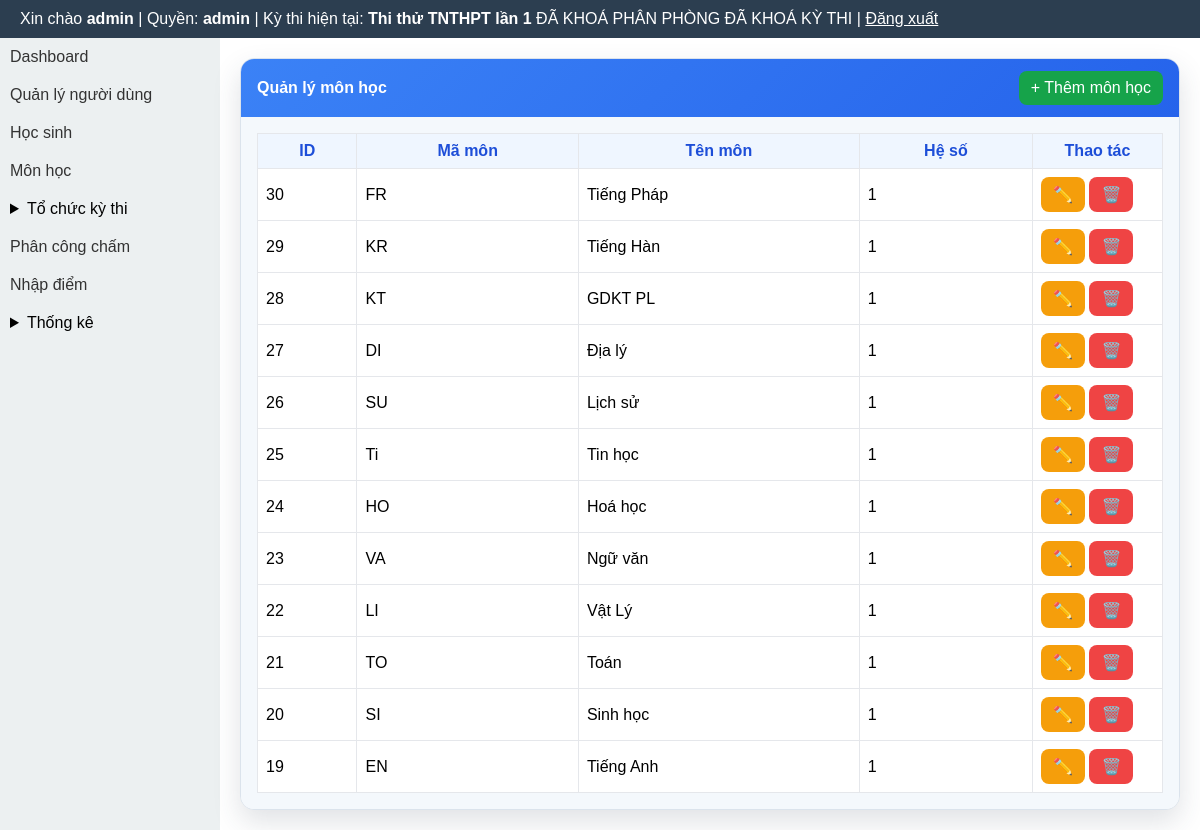
Page /modules/subjects/index.php (signed in) on the earlier database version.
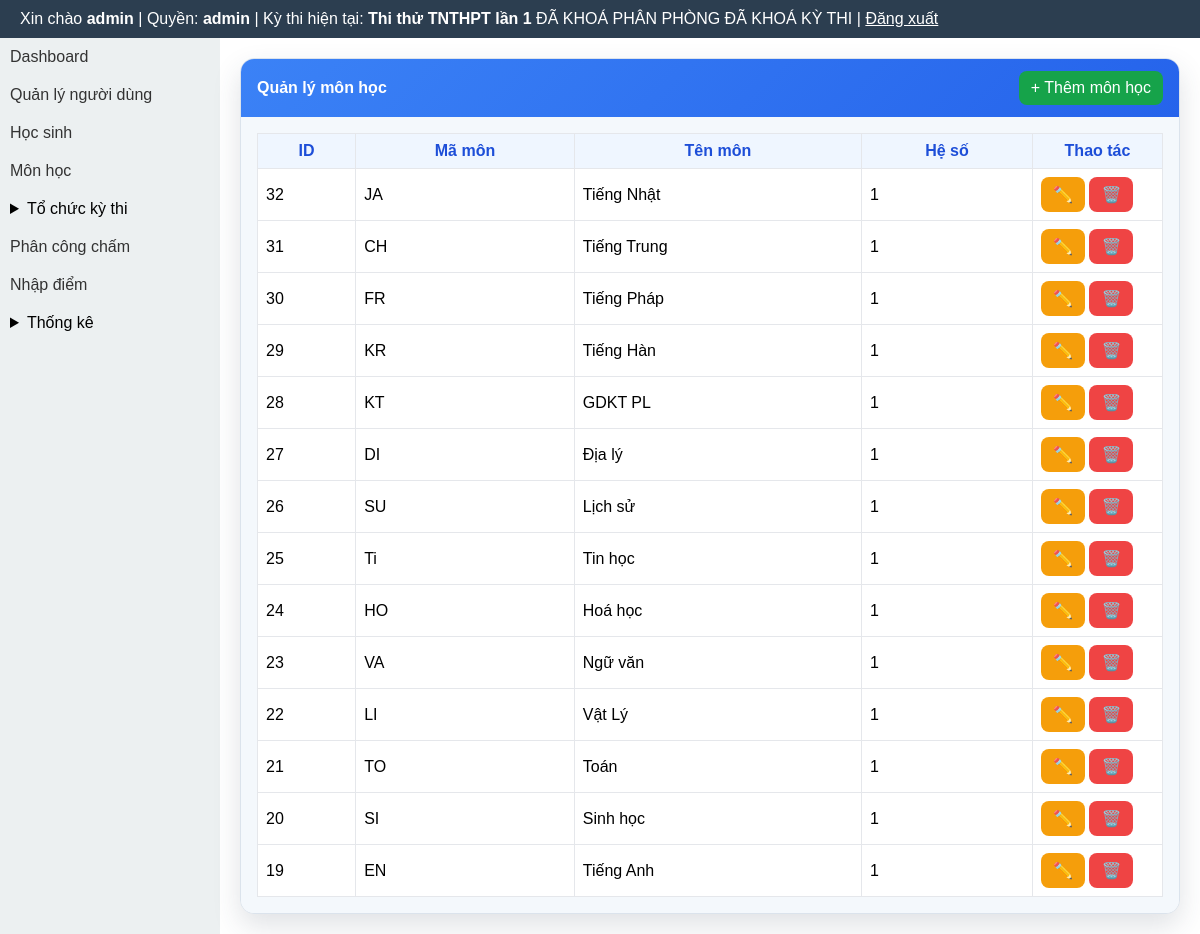
Same page on the later database version.
### tables this page shows
CREATE TABLE exams (
  id INTEGER PRIMARY KEY AUTOINCREMENT,
  ten_ky_thi TEXT,
  nam INTEGER,
  ngay_thi TEXT
, distribution_locked INTEGER DEFAULT 0, rooms_locked INTEGER DEFAULT 0, exam_locked INTEGER DEFAULT 0, deleted_at TEXT, is_default INTEGER DEFAULT 0, exam_mode INTEGER DEFAULT 1);

CREATE TABLE subjects (
  id INTEGER PRIMARY KEY AUTOINCREMENT,
  ma_mon TEXT UNIQUE,
  ten_mon TEXT,
  he_so REAL
);

### layout/header.php (called while the page is built, shortened)
<?php
require_once BASE_PATH . '/templates/header.php';

### core/auth.php (called while the page is built, shortened)
<?php
function normalize_role(?string $role): string {
    $normalized = strtolower(trim((string) $role));
    return match ($normalized) {
        'score_entry', 'score-input', 'score_input', 'nhapdiem', 'nhap_diem' => 'scorer',
        'exam_manager', 'quanlythi', 'exam-manager' => 'organizer',
        default => $normalized,
    };
}
function current_user_role(): string {
    $sessionRole = $_SESSION['role'] ?? null;
    if (is_string($sessionRole) && trim($sessionRole) !== '') {
        return normalize_role($sessionRole);
    }
    $userRole = $_SESSION['user']['role'] ?? null;
    return normalize_role(is_string($userRole) ? $userRole : '');
}

### modules/exams/exam_context_helper.php (called while the page is built, shortened)
<?php
function ensureExamLockColumns(PDO $pdo): void
{
    $cols = array_column($pdo->query('PRAGMA table_info(exams)')->fetchAll(PDO::FETCH_ASSOC), 'name');
}
function getCurrentExam(): ?array
{
    global $pdo;
    $cols = array_column($pdo->query('PRAGMA table_info(exams)')->fetchAll(PDO::FETCH_ASSOC), 'name');
    $hasDeletedAt = in_array('deleted_at', $cols, true);
    $activeWhere = $hasDeletedAt ? '(deleted_at IS NULL OR trim(deleted_at) = "")' : '1=1';
    $defaultStmt = $pdo->query('SELECT * FROM exams WHERE ' . $activeWhere . ' AND is_default = 1 ORDER BY id DESC LIMIT 1');
    $defaultExam = $defaultStmt ? $defaultStmt->fetch(PDO::FETCH_ASSOC) : false;
    if (is_array($defaultExam)) {
        return $defaultExam;
    }
}
function getCurrentExamInfo(): ?array
{
    $exam = getCurrentExam();
    global $pdo;
    ensureExamLockColumns($pdo);
    return [
        'id' => (int) ($exam['id'] ?? 0),
        'ten_ky_thi' => (string) ($exam['ten_ky_thi'] ?? ''),
        'distribution_locked' => (int) ($exam['distribution_locked'] ?? 0),
        'rooms_locked' => (int) ($exam['rooms_locked'] ?? 0),
        'exam_locked' => (int) ($exam['exam_locked'] ?? 0),
    ];
}

### layout/sidebar.php (called while the page is built, shortened)
<?php
require_once BASE_PATH . '/templates/sidebar.php';

### layout/footer.php (called while the page is built, shortened)
<?php
require_once BASE_PATH . '/templates/footer.php';

### modules/subjects/index.php (the view, shortened to what this page needs)
<?php
require_once BASE_PATH . '/core/auth.php';
require_once BASE_PATH . '/core/db.php';
$stmt = $pdo->query('SELECT id, ma_mon, ten_mon, he_so FROM subjects ORDER BY id DESC');
$subjects = $stmt->fetchAll(PDO::FETCH_ASSOC);
require_once BASE_PATH . '/layout/header.php';
?>
<div class="subjects-layout">
    <?php require_once BASE_PATH . '/layout/sidebar.php'; ?>
    <div class="subjects-main">
        <div class="panel">
            <div class="panel-head">
                <strong>Quản lý môn học</strong>
                <a class="btn btn-success" href="<?= BASE_URL ?>/modules/subjects/create.php">+ Thêm môn học</a>
            </div>
            <div class="panel-body">
                <table>
                    <thead>
                        <tr>
                            <th>ID</th>
                            <th>Mã môn</th>
                            <th>Tên môn</th>
                            <th>Hệ số</th>
                            <th style="width:130px;">Thao tác</th>
                        </tr>
                    </thead>
                    <tbody>
                        <?php if (empty($subjects)): ?>
                            <tr><td colspan="5" style="text-align:center;">Chưa có môn học.</td></tr>
                        <?php else: ?>
                            <?php foreach ($subjects as $subject): ?>
                                <tr>
                                    <td><?= (int) $subject['id'] ?></td>
                                    <td><?= htmlspecialchars($subject['ma_mon'], ENT_QUOTES, 'UTF-8') ?></td>
                                    <td><?= htmlspecialchars($subject['ten_mon'], ENT_QUOTES, 'UTF-8') ?></td>
                                    <td><?= htmlspecialchars((string) $subject['he_so'], ENT_QUOTES, 'UTF-8') ?></td>
                                    <td>
                                        <a class="btn btn-warning" href="<?= BASE_URL ?>/modules/subjects/edit.php?id=<?= (int) $subject['id'] ?>" title="Sửa">✏️</a>
                                        <a class="btn btn-danger" href="<?= BASE_URL ?>/modules/subjects/delete.php?id=<?= (int) $subject['id'] ?>" title="Xóa">🗑️</a>
                                    </td>
                                </tr>
                            <?php endforeach; ?>
                        <?php endif; ?>
                    </tbody>
                </table>
            </div>
        </div>
    </div>
</div>
<?php require_once BASE_PATH . '/layout/footer.php'; ?>

### templates/header.php (shortened to what this page needs)
<?php
require_once BASE_PATH . '/core/auth.php';
$currentExamInfo = null;
$role = function_exists('current_user_role') ? current_user_role() : strtolower(trim((string) ($_SESSION['role'] ?? $_SESSION['user']['role'] ?? '')));
if (in_array($role, ['admin', 'organizer'], true)) {
    require_once BASE_PATH . '/core/db.php';
    require_once BASE_PATH . '/modules/exams/exam_context_helper.php';
    $currentExamInfo = getCurrentExamInfo();
}
$role = $role ?? (function_exists('current_user_role') ? current_user_role() : '');
$currentExamInfo = $currentExamInfo ?? null;
?>
<!DOCTYPE html>
<html lang="vi">
<head>
</head>
<body>
<div class="header">
    Xin chào <b><?= $_SESSION['user']['username'] ?></b>
    | Quyền: <b><?= htmlspecialchars((string) $role, ENT_QUOTES, 'UTF-8') ?></b>
    <?php if ($currentExamInfo !== null): ?>
        | Kỳ thi hiện tại: <b><?= htmlspecialchars((string) $currentExamInfo['ten_ky_thi'], ENT_QUOTES, 'UTF-8') ?></b>
        <?php if (($currentExamInfo['distribution_locked'] ?? 0) === 1 || ($currentExamInfo['rooms_locked'] ?? 0) === 1): ?>
            <span class="badge bg-danger">ĐÃ KHOÁ PHÂN PHÒNG</span>
        <?php endif; ?>
        <?php if (($currentExamInfo['exam_locked'] ?? 0) === 1): ?>
            <span class="badge bg-dark">ĐÃ KHOÁ KỲ THI</span>
        <?php endif; ?>
    <?php endif; ?>
    | <a href="<?= BASE_URL ?>/logout.php" style="color:#fff">Đăng xuất</a>
</div>

### templates/sidebar.php (shortened to what this page needs)
<div class="sidebar">
<ul>
<?php $role = function_exists('current_user_role') ? current_user_role() : strtolower(trim((string) ($_SESSION['role'] ?? $_SESSION['user']['role'] ?? ''))); ?>
<li><a href="<?= BASE_URL ?>/index.php">Dashboard</a></li>
<?php if ($role === 'admin'): ?>
    <li><a href="<?= BASE_URL ?>/modules/users/">Quản lý người dùng</a></li>
    <li><a href="<?= BASE_URL ?>/modules/students/">Học sinh</a></li>
    <li><a href="<?= BASE_URL ?>/modules/subjects/">Môn học</a></li>
<?php endif; ?>
<?php if (in_array($role, ['admin', 'organizer'], true)): ?>
<li>
    <details>
        <summary>Tổ chức kỳ thi</summary>
    </details>
</li>
<li><a href="<?= BASE_URL ?>/modules/exams/scoring_assignment.php">Phân công chấm</a></li>
<?php endif; ?>
<?php if (in_array($role, ['admin', 'organizer', 'scorer'], true)): ?>
    <li><a href="<?= BASE_URL ?>/modules/exams/scoring.php">Nhập điểm</a></li>
<?php endif; ?>
<?php if (in_array($role, ['admin', 'organizer'], true)): ?>
<li>
    <details>
        <summary>Thống kê</summary>
    </details>
</li>
<?php endif; ?>
</ul>
</div>

### templates/footer.php
</body>
</html>

### templates/header.php (style rules this page uses)
* { box-sizing: border-box; }
body { margin:0; font-family: Arial; }
.header { background:#2c3e50; color:#fff; padding:10px 20px; }
.sidebar { width:220px; min-width:220px; background:#ecf0f1; min-height: calc(100vh - 44px); flex: 0 0 220px; }
.sidebar ul { list-style:none; padding:0; margin:0; }
.sidebar li { padding:10px; }
.sidebar li a { text-decoration:none; color:#333; display:block; }

### modules/subjects/index.php (style rules this page uses)
.subjects-layout { display:flex; align-items:stretch; width:100%; min-height:calc(100vh - 44px); }
.subjects-layout > .sidebar { flex:0 0 220px; width:220px; min-width:220px; }
.subjects-main { flex:1 1 auto; min-width:0; padding:20px; }
.panel { background:#fff; border:1px solid #dbe3ec; border-radius:14px; box-shadow:0 12px 28px rgba(44,62,80,.15); overflow:hidden; }
.panel-head { background:linear-gradient(135deg,#3b82f6,#2563eb); color:#fff; padding:12px 16px; display:flex; justify-content:space-between; align-items:center; }
.panel-body { background:#f4f8fc; padding:16px; }
.btn { display:inline-block; text-decoration:none; padding:8px 12px; border-radius:8px; color:#fff; border:none; cursor:pointer; }
.btn-success { background:#16a34a; }
.btn-warning { background:#f59e0b; }
.btn-danger { background:#ef4444; }
table { width:100%; border-collapse:collapse; background:#fff; }
th, td { border:1px solid #e5e7eb; padding:8px; }
th { background:#eff6ff; color:#1d4ed8; }

Differences in the rows shown:
added subjects: id "32", ma_mon "JA", ten_mon "Tiếng Nhật", he_so "1"
added subjects: id "31", ma_mon "CH", ten_mon "Tiếng Trung", he_so "1"
